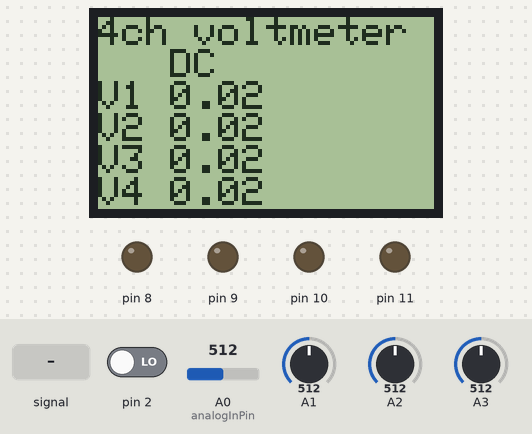
Bench run of a sketch on a simulated Arduino Uno, built with avr-gcc and run on an emulated ATmega328P. On the bench: 84×48 one-colour display, output pins drawn as LEDs (lit = HIGH). The inputs (shaded band) are chosen by the test bench; at power-on: pin 2 LOW, A1 = 512, A2 = 512, A0 (analogInPin) = 512, A3 = 512.

Above: at 1.2 s.
1.3 s: A0 (analogInPin) fed a 200 Hz sine of ±460 counts around its level
At 2.71 s:
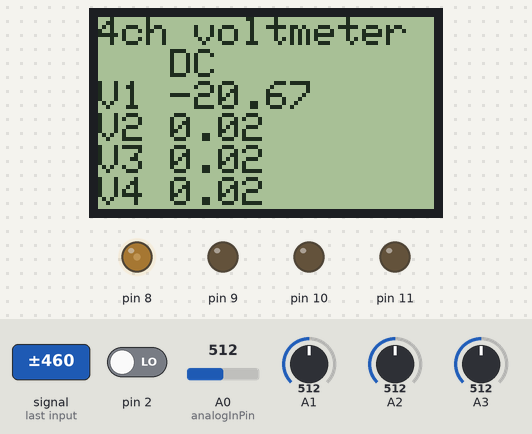
3.1 s: pin 2 driven HIGH
At 3.7 s:
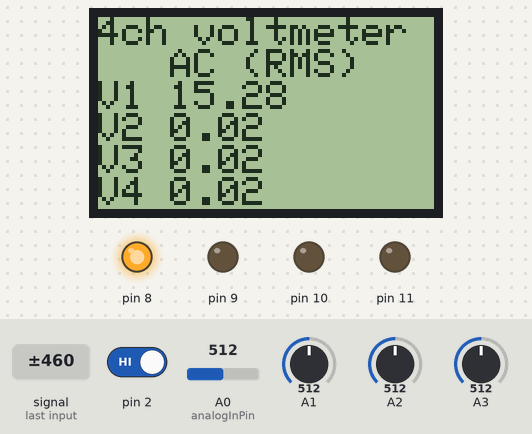
6.0 s: A1 set to 930
At 6.59 s:
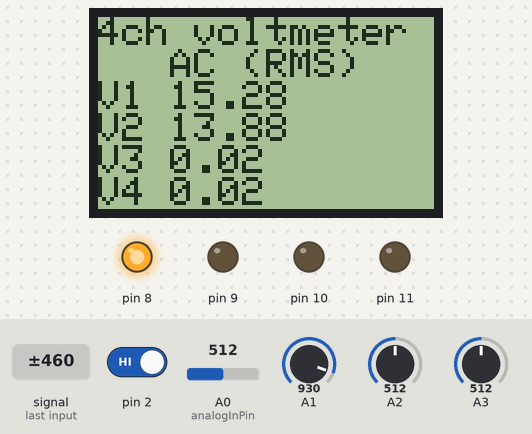
7.5 s: A1 set to 945
At 8.9 s:
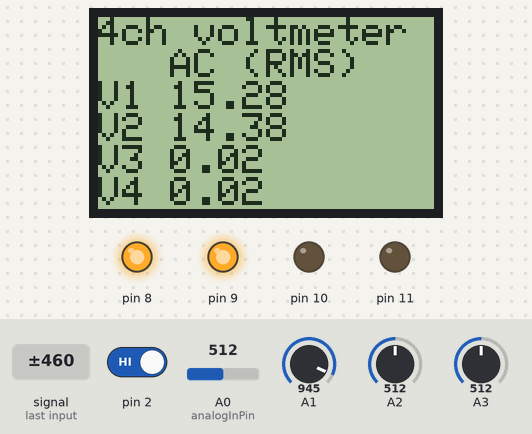
9.7 s: A2 set to 924
At 10.3 s:
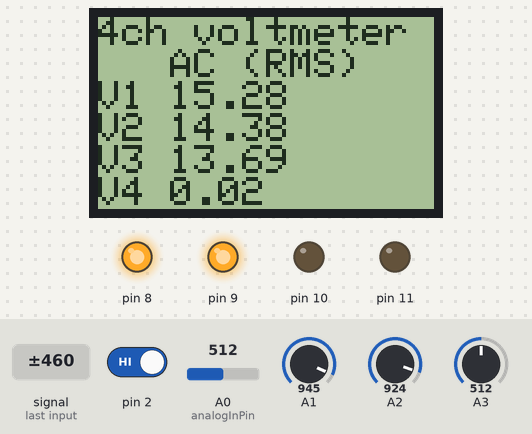
11.2 s: A2 set to 948
At 12.1 s:
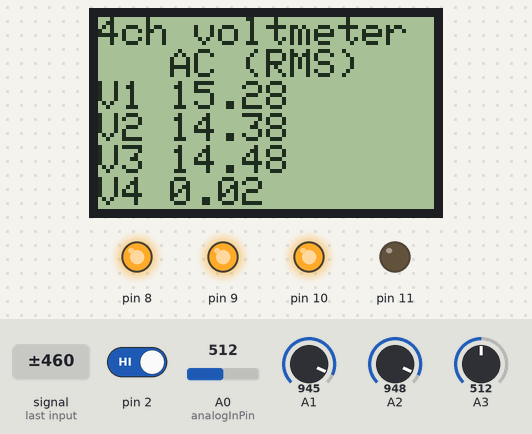
Timing chart, 0 to 14.2 s (numbered marks = the images above; inputs shaded):
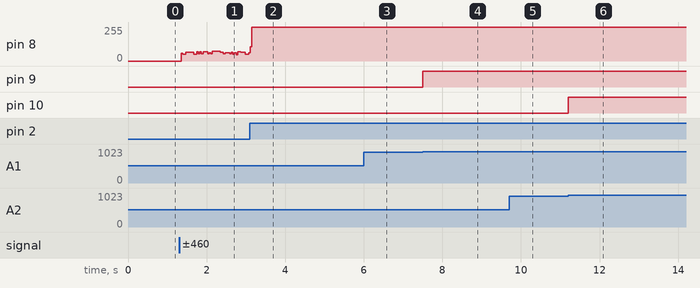

Measured:
- the behaviour switches between 937 and 938 on A1 (found by bisection; images 3 and 4)
- the behaviour switches between 937 and 938 on A2 (found by bisection; images 5 and 6)
- after the input at 1.3 s, the display: first changes after 0.10 s (image 1 shows a later state)
- after the input at 3.1 s, the display: changes after 0.05 s (image 2)
- after the input at 7.5 s, pin 9: LOW → HIGH at once
- after the input at 11.2 s, pin 10: LOW → HIGH at once
- what the display in image 2 shows lasts 0.7 s, from 3.2 s to 3.9 s

The sketch:

laboratorio_3.ino
```cpp
#include <PCD8544.h>

const int analogInPin = A0;
int adcValue = 0;
float real_value = 0;
float p_ch0 = -24;
float p_ch1 = -24;
float p_ch2 = -24;
float p_ch3 = -24;
float p_ch0_2 = -24;
float p_ch1_2 = -24;
float p_ch2_2 = -24;
float p_ch3_2 = -24;
float v_ch0 = 0;
float v_ch1 = 0;
float v_ch2 = 0;
float v_ch3 = 0;
static PCD8544 lcd;
uint8_t ac_dc = 0;
uint8_t curr_ch = 0;
uint8_t counter_1 = 0;
uint8_t counter_2 = 0;

void setup () {

  lcd.begin();

  analogReference(DEFAULT);

  // Enable the ADC and set the prescaler to 128 (for 16MHz clock)
  ADCSRA |= (1 << ADEN) | (1 << ADPS2) | (1 << ADPS1) | (1 << ADPS0);

  // Set the ADC interrupt enable bit
  ADCSRA |= (1 << ADIE);

  pinMode(8, OUTPUT);
  pinMode(9, OUTPUT);
  pinMode(10, OUTPUT);
  pinMode(11, OUTPUT);
  // start first conversion
  Serial.begin(115200 , SERIAL_8N1 ) ;
  while (!Serial) {
  ; // wait for serial port to connect. Needed for native USB
  }
}
void loop () {
  //ADCSRA |= (1 << ADSC);
  //Serial.write(45) ; // send a byte with the value 45
  //int bytesSent = Serial.write( "hello\n" ) ; //send the string "hello" and return the length of the string.
// send data only when you receive data:
  lcd.clear();
  lcd.setCursor(0 ,0);
  lcd.print("4ch voltmeter ");
  ADCSRA |= (1 << ADSC);
  //lcd.setCursor(0, 1);
  //lcd.print("Bye");
  while(true) {
    if (digitalRead(2) == 1) {
      lcd.setCursor(0 ,1);
      lcd.print("   AC (RMS)   ");
      lcd.setCursor(0 ,2);
      lcd.print("V1 ");
      lcd.print(p_ch0);
      lcd.print("   ");
      lcd.setCursor(0 ,3);
      lcd.print("V2 ");
      lcd.print(p_ch1);
      lcd.print("   ");
      lcd.setCursor(0 ,4);
      lcd.print("V3 ");
      lcd.print(p_ch2);
      lcd.print("   ");
      lcd.setCursor(0 ,5);
      lcd.print("V4 ");
      lcd.print(p_ch3);
      lcd.print("   ");
    } else if (digitalRead(2) == 0) {
      lcd.setCursor(0 ,1);
      lcd.print("   DC         ");
      lcd.setCursor(0 ,2);
      lcd.print("V1 ");
      lcd.print(v_ch0);
      lcd.print("   ");
      lcd.setCursor(0 ,3);
      lcd.print("V2 ");
      lcd.print(v_ch1);
      lcd.print("   ");
      lcd.setCursor(0 ,4);
      lcd.print("V3 ");
      lcd.print(v_ch2);
      lcd.print("   ");
      lcd.setCursor(0 ,5);
      lcd.print("V4 ");
      lcd.print(v_ch3);
      lcd.print("   ");
    }
  }
}

void adc_isr() {
  // Get the ADC value
  adcValue = ADC;
  real_value = (adcValue*0.0469208)-24;
  curr_ch = ADMUX;
  if (digitalRead(2) == 1) {
    if (curr_ch == 0) {
      if (real_value*0.7071 > p_ch0) {
        p_ch0 = real_value*0.7071;
        if (real_value >= 20) {
          digitalWrite(8, 1);
        } else {
          digitalWrite(8, 0);
        }
      } else if ( real_value*0.7071 > p_ch0_2) {
        p_ch0_2 = real_value*0.7071;
      }
    } else if (curr_ch == 1) {
      if (real_value*0.7071 > p_ch1) {
        p_ch1 = real_value*0.7071;
        if (real_value >= 20) {
          digitalWrite(9, 1);
        } else {
          digitalWrite(9, 0);
        }
      } else if ( real_value*0.7071 > p_ch1_2) {
        p_ch1_2 = real_value*0.7071;
      }
    } else if (curr_ch == 2) {
      if (real_value*0.7071 > p_ch2) {
        p_ch2 = real_value*0.7071;
        if (real_value >= 20) {
          digitalWrite(10, 1);
        } else {
          digitalWrite(10, 0);
        }
      } else if ( real_value*0.7071 > p_ch2_2) {
        p_ch2_2 = real_value*0.7071;
      }
    } else {
      if (real_value*0.7071 > p_ch3) {
        p_ch3 = real_value*0.7071;
        if (real_value >= 20) {
          digitalWrite(11, 1);
        } else {
          digitalWrite(11, 0);
        }
      } else if ( real_value*0.7071 > p_ch3_2) {
        p_ch3_2 = real_value*0.7071;
      }
      if (digitalRead(1) == 1) {
        Serial.print( p_ch0 );
        Serial.print( "," );
        Serial.print( p_ch1 );
        Serial.print( "," );
        Serial.print( p_ch2 );
        Serial.print( "," );
        Serial.println( p_ch3 );
      }
    }
  } else if (digitalRead(2) == 0) {
    if (curr_ch == 0) {
      v_ch0 = real_value;
      if (v_ch0 >= 20) {
        digitalWrite(8, 1);
      } else if (v_ch0 <= -20) {
        digitalWrite(8, 1);
      } else {
        digitalWrite(8, 0);
      }
    } else if (curr_ch == 1) {
      v_ch1 = real_value;
      if (v_ch1 >= 20) {
        digitalWrite(9, 1);
      } else if (v_ch1 <= -20) {
        digitalWrite(9, 1);
      } else {
        digitalWrite(9, 0);
      }
    } else if (curr_ch == 2) {
      v_ch2 = real_value;
      if (v_ch2 >= 20) {
        digitalWrite(10, 1);
      } else if (v_ch2 <= -20) {
        digitalWrite(10, 1);
      } else {
        digitalWrite(10, 0);
      }
    } else {
      v_ch3 = real_value;
      if (v_ch3 >= 20) {
        digitalWrite(11, 1);
      } else if (v_ch3 <= -20) {
        digitalWrite(11, 1);
      } else {
        digitalWrite(11, 0);
      }
      if (digitalRead(1) == 1) {
        Serial.print( v_ch0 );
        Serial.print( "," );
        Serial.print( v_ch1 );
        Serial.print( "," );
        Serial.print( v_ch2 );
        Serial.print( "," );
        Serial.println( v_ch3 );
      }
    }
  }

  counter_1++;
  if (counter_1 == 0) {
    if (counter_2 == 2) {
      p_ch0 = p_ch0_2;
      p_ch1 = p_ch1_2;
      p_ch2 = p_ch2_2;
      p_ch3 = p_ch3_2;
      p_ch0_2 = -24;
      p_ch1_2 = -24;
      p_ch2_2 = -24;
      p_ch3_2 = -24;
      counter_2=0;
    }
    counter_2++;
  }

  ADMUX++;
  ADMUX &= 0x03;
  ADCSRA |= (1 << ADSC);

}

ISR(ADC_vect) {
  adc_isr();
}
```
